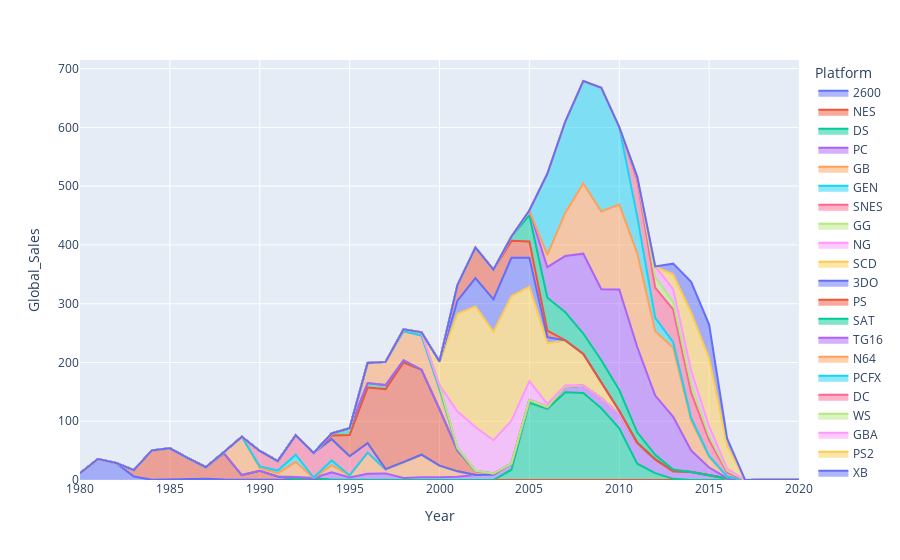

Notebook code cell kept with this figure:
### Code cell
fig

### Figure 1 — Plotly figure (JSON) as saved in the notebook; plotly's stock layout.template omitted (floating-point values rounded to 4 significant figures)
{"data": [{"fillpattern": {"shape": ""}, "hovertemplate": "Platform=2600<br>Year=%{x}<br>Global_Sales=%{y}<extra></extra>", "legendgroup": "2600", "line": {"color": "#636efa"}, "marker": {"symbol": "circle"}, "mode": "lines", "name": "2600", "orientation": "v", "showlegend": true, "stackgroup": "1", "type": "scatter", "x": [1980, 1981, 1982, 1983, 1984, 1985, 1986, 1987, 1988, 1989], "xaxis": "x", "y": [11.38, 35.77, 28.86, 5.83, 0.27, 0.45, 0.66, 1.98, 0.75, 0.62], "yaxis": "y"}, {"fillpattern": {"shape": ""}, "hovertemplate": "Platform=NES<br>Year=%{x}<br>Global_Sales=%{y}<extra></extra>", "legendgroup": "NES", "line": {"color": "#EF553B"}, "marker": {"symbol": "circle"}, "mode": "lines", "name": "NES", "orientation": "v", "showlegend": true, "stackgroup": "1", "type": "scatter", "x": [1983, 1984, 1985, 1986, 1987, 1988, 1989, 1990, 1991, 1992, 1993, 1994], "xaxis": "x", "y": [10.96, 50.09, 53.44, 36.41, 19.76, 45.01, 7.85, 15.74, 6.11, 1.98, 3.61, 0.11], "yaxis": "y"}, {"fillpattern": {"shape": ""}, "hovertemplate": "Platform=DS<br>Year=%{x}<br>Global_Sales=%{y}<extra></extra>", "legendgroup": "DS", "line": {"color": "#00cc96"}, "marker": {"symbol": "circle"}, "mode": "lines", "name": "DS", "orientation": "v", "showlegend": true, "stackgroup": "1", "type": "scatter", "x": [1985, 2004, 2005, 2006, 2007, 2008, 2009, 2010, 2011, 2012, 2013, 2014, 2020], "xaxis": "x", "y": [0.02, 17.46, 131.4, 121.2, 149.4, 147.9, 122.0, 87.98, 27.8, 11.59, 1.96, 0.02, 0.29], "yaxis": "y"}, {"fillpattern": {"shape": ""}, "hovertemplate": "Platform=PC<br>Year=%{x}<br>Global_Sales=%{y}<extra></extra>", "legendgroup": "PC", "line": {"color": "#ab63fa"}, "marker": {"symbol": "circle"}, "mode": "lines", "name": "PC", "orientation": "v", "showlegend": true, "stackgroup": "1", "type": "scatter", "x": [1985, 1988, 1992, 1994, 1995, 1996, 1997, 1998, 1999, 2000, 2001, 2002, 2003, 2004, 2005, 2006, 2007, 2008, 2009, 2010, 2011, 2012, 2013, 2014, 2015, 2016], "xaxis": "x", "y": [0.03, 0.03, 3.02, 12.85, 4.23, 10.59, 11.26, 3.28, 4.75, 4.68, 5.51, 8.6, 8.96, 10.46, 4.47, 2.97, 9.4, 12.67, 17.16, 24.3, 35.06, 23.53, 12.83, 13.39, 8.07, 2.6], "yaxis": "y"}, {"fillpattern": {"shape": ""}, "hovertemplate": "Platform=GB<br>Year=%{x}<br>Global_Sales=%{y}<extra></extra>", "legendgroup": "GB", "line": {"color": "#FFA15A"}, "marker": {"symbol": "circle"}, "mode": "lines", "name": "GB", "orientation": "v", "showlegend": true, "stackgroup": "1", "type": "scatter", "x": [1988, 1989, 1990, 1991, 1992, 1994, 1995, 1996, 1997, 1998, 1999, 2000, 2001], "xaxis": "x", "y": [1.43, 64.98, 4.89, 5.57, 25.48, 12.17, 3.6, 36.02, 6.37, 26.9, 38.01, 19.76, 9.24], "yaxis": "y"}, {"fillpattern": {"shape": ""}, "hovertemplate": "Platform=GEN<br>Year=%{x}<br>Global_Sales=%{y}<extra></extra>", "legendgroup": "GEN", "line": {"color": "#19d3f3"}, "marker": {"symbol": "circle"}, "mode": "lines", "name": "GEN", "orientation": "v", "showlegend": true, "stackgroup": "1", "type": "scatter", "x": [1990, 1991, 1992, 1993, 1994], "xaxis": "x", "y": [2.6, 4.34, 12.66, 0.65, 8.11], "yaxis": "y"}, {"fillpattern": {"shape": ""}, "hovertemplate": "Platform=SNES<br>Year=%{x}<br>Global_Sales=%{y}<extra></extra>", "legendgroup": "SNES", "line": {"color": "#FF6692"}, "marker": {"symbol": "circle"}, "mode": "lines", "name": "SNES", "orientation": "v", "showlegend": true, "stackgroup": "1", "type": "scatter", "x": [1990, 1991, 1992, 1993, 1994, 1995, 1996, 1997, 1998, 1999], "xaxis": "x", "y": [26.16, 16.21, 32.98, 40.01, 35.08, 32.21, 15.93, 0.99, 0.22, 0.26], "yaxis": "y"}, {"fillpattern": {"shape": ""}, "hovertemplate": "Platform=GG<br>Year=%{x}<br>Global_Sales=%{y}<extra></extra>", "legendgroup": "GG", "line": {"color": "#B6E880"}, "marker": {"symbol": "circle"}, "mode": "lines", "name": "GG", "orientation": "v", "showlegend": true, "stackgroup": "1", "type": "scatter", "x": [1992], "xaxis": "x", "y": [0.04], "yaxis": "y"}, {"fillpattern": {"shape": ""}, "hovertemplate": "Platform=NG<br>Year=%{x}<br>Global_Sales=%{y}<extra></extra>", "legendgroup": "NG", "line": {"color": "#FF97FF"}, "marker": {"symbol": "circle"}, "mode": "lines", "name": "NG", "orientation": "v", "showlegend": true, "stackgroup": "1", "type": "scatter", "x": [1993, 1994, 1995, 1996], "xaxis": "x", "y": [0.21, 0.8, 0.33, 0.1], "yaxis": "y"}, {"fillpattern": {"shape": ""}, "hovertemplate": "Platform=SCD<br>Year=%{x}<br>Global_Sales=%{y}<extra></extra>", "legendgroup": "SCD", "line": {"color": "#FECB52"}, "marker": {"symbol": "circle"}, "mode": "lines", "name": "SCD", "orientation": "v", "showlegend": true, "stackgroup": "1", "type": "scatter", "x": [1993, 1994], "xaxis": "x", "y": [1.5, 0.37], "yaxis": "y"}, {"fillpattern": {"shape": ""}, "hovertemplate": "Platform=3DO<br>Year=%{x}<br>Global_Sales=%{y}<extra></extra>", "legendgroup": "3DO", "line": {"color": "#636efa"}, "marker": {"symbol": "circle"}, "mode": "lines", "name": "3DO", "orientation": "v", "showlegend": true, "stackgroup": "1", "type": "scatter", "x": [1994, 1995], "xaxis": "x", "y": [0.02, 0.08], "yaxis": "y"}, {"fillpattern": {"shape": ""}, "hovertemplate": "Platform=PS<br>Year=%{x}<br>Global_Sales=%{y}<extra></extra>", "legendgroup": "PS", "line": {"color": "#EF553B"}, "marker": {"symbol": "circle"}, "mode": "lines", "name": "PS", "orientation": "v", "showlegend": true, "stackgroup": "1", "type": "scatter", "x": [1994, 1995, 1996, 1997, 1998, 1999, 2000, 2001, 2002, 2003], "xaxis": "x", "y": [6.02, 35.92, 94.68, 136.1, 169.6, 144.6, 96.28, 35.52, 6.69, 2.05], "yaxis": "y"}, {"fillpattern": {"shape": ""}, "hovertemplate": "Platform=SAT<br>Year=%{x}<br>Global_Sales=%{y}<extra></extra>", "legendgroup": "SAT", "line": {"color": "#00cc96"}, "marker": {"symbol": "circle"}, "mode": "lines", "name": "SAT", "orientation": "v", "showlegend": true, "stackgroup": "1", "type": "scatter", "x": [1994, 1995, 1996, 1997, 1998, 1999], "xaxis": "x", "y": [3.64, 11.58, 7.69, 6.77, 3.82, 0.09], "yaxis": "y"}, {"fillpattern": {"shape": ""}, "hovertemplate": "Platform=TG16<br>Year=%{x}<br>Global_Sales=%{y}<extra></extra>", "legendgroup": "TG16", "line": {"color": "#ab63fa"}, "marker": {"symbol": "circle"}, "mode": "lines", "name": "TG16", "orientation": "v", "showlegend": true, "stackgroup": "1", "type": "scatter", "x": [1995], "xaxis": "x", "y": [0.16], "yaxis": "y"}, {"fillpattern": {"shape": ""}, "hovertemplate": "Platform=N64<br>Year=%{x}<br>Global_Sales=%{y}<extra></extra>", "legendgroup": "N64", "line": {"color": "#FFA15A"}, "marker": {"symbol": "circle"}, "mode": "lines", "name": "N64", "orientation": "v", "showlegend": true, "stackgroup": "1", "type": "scatter", "x": [1996, 1997, 1998, 1999, 2000, 2001, 2002], "xaxis": "x", "y": [34.11, 39.51, 49.28, 57.96, 34.01, 3.26, 0.08], "yaxis": "y"}, {"fillpattern": {"shape": ""}, "hovertemplate": "Platform=PCFX<br>Year=%{x}<br>Global_Sales=%{y}<extra></extra>", "legendgroup": "PCFX", "line": {"color": "#19d3f3"}, "marker": {"symbol": "circle"}, "mode": "lines", "name": "PCFX", "orientation": "v", "showlegend": true, "stackgroup": "1", "type": "scatter", "x": [1996], "xaxis": "x", "y": [0.03], "yaxis": "y"}, {"fillpattern": {"shape": ""}, "hovertemplate": "Platform=DC<br>Year=%{x}<br>Global_Sales=%{y}<extra></extra>", "legendgroup": "DC", "line": {"color": "#FF6692"}, "marker": {"symbol": "circle"}, "mode": "lines", "name": "DC", "orientation": "v", "showlegend": true, "stackgroup": "1", "type": "scatter", "x": [1998, 1999, 2000, 2001, 2002, 2007, 2008], "xaxis": "x", "y": [3.39, 5.17, 5.99, 1.07, 0.29, 0.02, 0.04], "yaxis": "y"}, {"fillpattern": {"shape": ""}, "hovertemplate": "Platform=WS<br>Year=%{x}<br>Global_Sales=%{y}<extra></extra>", "legendgroup": "WS", "line": {"color": "#B6E880"}, "marker": {"symbol": "circle"}, "mode": "lines", "name": "WS", "orientation": "v", "showlegend": true, "stackgroup": "1", "type": "scatter", "x": [1999, 2000, 2001], "xaxis": "x", "y": [0.46, 0.68, 0.28], "yaxis": "y"}, {"fillpattern": {"shape": ""}, "hovertemplate": "Platform=GBA<br>Year=%{x}<br>Global_Sales=%{y}<extra></extra>", "legendgroup": "GBA", "line": {"color": "#FF97FF"}, "marker": {"symbol": "circle"}, "mode": "lines", "name": "GBA", "orientation": "v", "showlegend": true, "stackgroup": "1", "type": "scatter", "x": [2000, 2001, 2002, 2003, 2004, 2005, 2006, 2007], "xaxis": "x", "y": [0.06, 61.62, 74.38, 56.73, 72.79, 32.47, 5.35, 2.22], "yaxis": "y"}, {"fillpattern": {"shape": ""}, "hovertemplate": "Platform=PS2<br>Year=%{x}<br>Global_Sales=%{y}<extra></extra>", "legendgroup": "PS2", "line": {"color": "#FECB52"}, "marker": {"symbol": "circle"}, "mode": "lines", "name": "PS2", "orientation": "v", "showlegend": true, "stackgroup": "1", "type": "scatter", "x": [2000, 2001, 2002, 2003, 2004, 2005, 2006, 2007, 2008, 2009, 2010, 2011], "xaxis": "x", "y": [39.11, 166.4, 205.4, 184.3, 211.8, 160.7, 103.4, 76, 53.83, 26.45, 5.63, 0.47], "yaxis": "y"}, {"fillpattern": {"shape": ""}, "hovertemplate": "Platform=XB<br>Year=%{x}<br>Global_Sales=%{y}<extra></extra>", "legendgroup": "XB", "line": {"color": "#636efa"}, "marker": {"symbol": "circle"}, "mode": "lines", "name": "XB", "orientation": "v", "showlegend": true, "stackgroup": "1", "type": "scatter", "x": [2000, 2001, 2002, 2003, 2004, 2005, 2006, 2007, 2008], "xaxis": "x", "y": [0.99, 22.24, 48.15, 55.16, 65.5, 49.17, 10.15, 0.55, 0.18], "yaxis": "y"}, {"fillpattern": {"shape": ""}, "hovertemplate": "Platform=GC<br>Year=%{x}<br>Global_Sales=%{y}<extra></extra>", "legendgroup": "GC", "line": {"color": "#EF553B"}, "marker": {"symbol": "circle"}, "mode": "lines", "name": "GC", "orientation": "v", "showlegend": true, "stackgroup": "1", "type": "scatter", "x": [2001, 2002, 2003, 2004, 2005, 2006, 2007], "xaxis": "x", "y": [26.3, 51.93, 50.66, 28.89, 27.8, 11.29, 0.27], "yaxis": "y"}, {"fillpattern": {"shape": ""}, "hovertemplate": "Platform=PSP<br>Year=%{x}<br>Global_Sales=%{y}<extra></extra>", "legendgroup": "PSP", "line": {"color": "#00cc96"}, "marker": {"symbol": "circle"}, "mode": "lines", "name": "PSP", "orientation": "v", "showlegend": true, "stackgroup": "1", "type": "scatter", "x": [2004, 2005, 2006, 2007, 2008, 2009, 2010, 2011, 2012, 2013, 2014, 2015], "xaxis": "x", "y": [7.13, 44.23, 55.85, 47.48, 34.68, 38.07, 35.11, 17.89, 7.72, 3.19, 0.24, 0.12], "yaxis": "y"}, {"fillpattern": {"shape": ""}, "hovertemplate": "Platform=X360<br>Year=%{x}<br>Global_Sales=%{y}<extra></extra>", "legendgroup": "X360", "line": {"color": "#ab63fa"}, "marker": {"symbol": "circle"}, "mode": "lines", "name": "X360", "orientation": "v", "showlegend": true, "stackgroup": "1", "type": "scatter", "x": [2005, 2006, 2007, 2008, 2009, 2010, 2011, 2012, 2013, 2014, 2015, 2016], "xaxis": "x", "y": [8.32, 51.88, 95.84, 135.8, 120.8, 171.1, 145.1, 100.9, 89.61, 36.41, 13.05, 0.83], "yaxis": "y"}, {"fillpattern": {"shape": ""}, "hovertemplate": "Platform=PS3<br>Year=%{x}<br>Global_Sales=%{y}<extra></extra>", "legendgroup": "PS3", "line": {"color": "#FFA15A"}, "marker": {"symbol": "circle"}, "mode": "lines", "name": "PS3", "orientation": "v", "showlegend": true, "stackgroup": "1", "type": "scatter", "x": [2006, 2007, 2008, 2009, 2010, 2011, 2012, 2013, 2014, 2015, 2016], "xaxis": "x", "y": [21.07, 73.81, 119.7, 132.3, 144.4, 159.4, 109.5, 117.4, 50.96, 18.22, 2.59], "yaxis": "y"}, {"fillpattern": {"shape": ""}, "hovertemplate": "Platform=Wii<br>Year=%{x}<br>Global_Sales=%{y}<extra></extra>", "legendgroup": "Wii", "line": {"color": "#19d3f3"}, "marker": {"symbol": "circle"}, "mode": "lines", "name": "Wii", "orientation": "v", "showlegend": true, "stackgroup": "1", "type": "scatter", "x": [2006, 2007, 2008, 2009, 2010, 2011, 2012, 2013, 2014, 2015], "xaxis": "x", "y": [137.9, 155.0, 174.2, 210.4, 131.8, 62.41, 22.77, 9.36, 4.44, 1.55], "yaxis": "y"}, {"fillpattern": {"shape": ""}, "hovertemplate": "Platform=3DS<br>Year=%{x}<br>Global_Sales=%{y}<extra></extra>", "legendgroup": "3DS", "line": {"color": "#FF6692"}, "marker": {"symbol": "circle"}, "mode": "lines", "name": "3DS", "orientation": "v", "showlegend": true, "stackgroup": "1", "type": "scatter", "x": [2011, 2012, 2013, 2014, 2015, 2016], "xaxis": "x", "y": [62.53, 51.14, 55.88, 43.13, 26.99, 6.6], "yaxis": "y"}, {"fillpattern": {"shape": ""}, "hovertemplate": "Platform=PSV<br>Year=%{x}<br>Global_Sales=%{y}<extra></extra>", "legendgroup": "PSV", "line": {"color": "#B6E880"}, "marker": {"symbol": "circle"}, "mode": "lines", "name": "PSV", "orientation": "v", "showlegend": true, "stackgroup": "1", "type": "scatter", "x": [2011, 2012, 2013, 2014, 2015, 2016, 2017], "xaxis": "x", "y": [5.15, 18.53, 12.69, 14.74, 7.1, 3.37, 0.02], "yaxis": "y"}, {"fillpattern": {"shape": ""}, "hovertemplate": "Platform=WiiU<br>Year=%{x}<br>Global_Sales=%{y}<extra></extra>", "legendgroup": "WiiU", "line": {"color": "#FF97FF"}, "marker": {"symbol": "circle"}, "mode": "lines", "name": "WiiU", "orientation": "v", "showlegend": true, "stackgroup": "1", "type": "scatter", "x": [2012, 2013, 2014, 2015, 2016], "xaxis": "x", "y": [17.84, 21.84, 22.51, 16.38, 3.29], "yaxis": "y"}, {"fillpattern": {"shape": ""}, "hovertemplate": "Platform=PS4<br>Year=%{x}<br>Global_Sales=%{y}<extra></extra>", "legendgroup": "PS4", "line": {"color": "#FECB52"}, "marker": {"symbol": "circle"}, "mode": "lines", "name": "PS4", "orientation": "v", "showlegend": true, "stackgroup": "1", "type": "scatter", "x": [2013, 2014, 2015, 2016, 2017], "xaxis": "x", "y": [24.76, 98.76, 115.3, 39.25, 0.03], "yaxis": "y"}, {"fillpattern": {"shape": ""}, "hovertemplate": "Platform=XOne<br>Year=%{x}<br>Global_Sales=%{y}<extra></extra>", "legendgroup": "XOne", "line": {"color": "#636efa"}, "marker": {"symbol": "circle"}, "mode": "lines", "name": "XOne", "orientation": "v", "showlegend": true, "stackgroup": "1", "type": "scatter", "x": [2013, 2014, 2015, 2016], "xaxis": "x", "y": [18.6, 52.43, 57.66, 12.37], "yaxis": "y"}], "layout": {"legend": {"title": {"text": "Platform"}, "tracegroupgap": 0}, "margin": {"t": 60}, "xaxis": {"anchor": "y", "domain": [0, 1], "title": {"text": "Year"}}, "yaxis": {"anchor": "x", "domain": [0, 1], "title": {"text": "Global_Sales"}}}}
